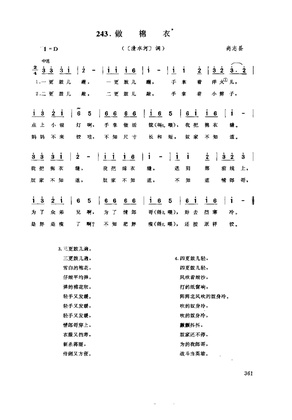
%> input picture Optical-music-recognition-Yang Jiali/optical-music-recognition-master/ABANDON/test.jpg, 292 x 420 px, shrunk from 3400 x 4893 before the run
$ octave process.m   (GNU Octave 9; MATLAB toolbox functions it lacks are replaced by stand-ins)
%> lines starting %> are read from the running program, lines starting %| are printed output that depends on the picture; in (x1, y1, x2, y2) boxes, pixels count from 0 and x2, y2 are one past the last pixel; in counts of white or black regions, pixels touching at a corner belong together; the program's own positions count from 1
clear;close all
src = imread('test.jpg');
%> src is the input picture: size 420x292x3 uint8; min 0, max 255, mean 247.8
whos,
% 1. Read Image

figure('Name','Image Info')
subplot(2,3,1),imshow(src),title('origional')


% 2. Ostu normalization, save as "bw_white.jpg" with white background,
% black with black background, use black as default image
level  = graythresh(src);
%> level = 0.737
bw2 = im2bw(src,level);
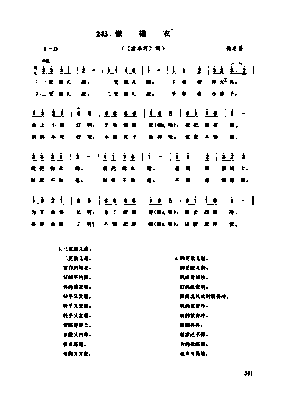
%> bw2: size 420x292 logical; 95.6% white; black in thin lines or dots, all inside (x1, y1, x2, y2) = (31, 29, 254, 376)
subplot(2,3,2),imshow(bw2),title('bw\_white')
imwrite(bw2,'bwwhite.jpg');

bw = 1 - im2bw(src,level);
subplot(2,3,3),imshow(bw),title('bw\_black')
imwrite(bw,'bwblack.jpg');

% 3. Plot the histogram of rows as H
h = sum(bw,2);
%> h = 420 values, max 87 at index 117, min 0 at index 1, mean 12.78
figure('Name','Histogram of rows')
plot(sum(bw,2),1:size(bw,1))
title('Histogram of bw\_black')
set(gca,'YDir','reverse');
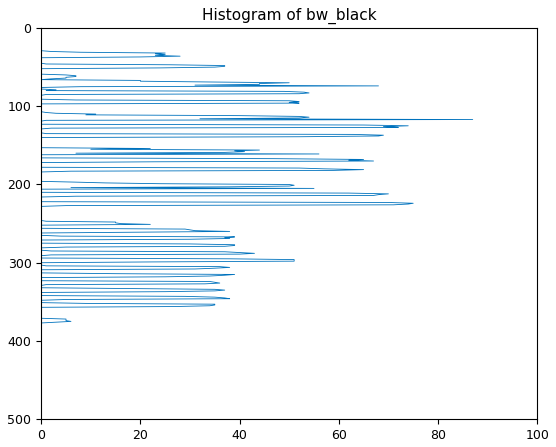
%> figure redrawn from the program's plot data

% Clearer bar
figure;
bar(h)
title('To see H clearly')
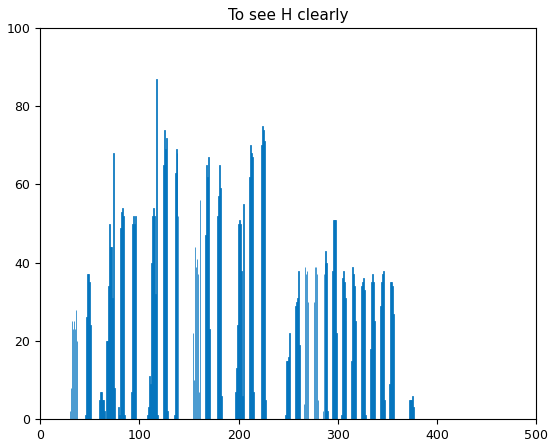
%> figure redrawn from the program's plot data; tallest bar 87 high, from x = 116.6 to 117.4

% 4. Use H to Find Start and End, save as M matrix
x = find(h); % delete zero
%> x = 165 values from 30 to 376
x((length(x)+1)) = 10000; % add x(end+1) as 10000 so that it can be recorded
k=1;
st = x(1);
%> st = 30
for i=1:1:(length(x)-1)
    if x(i+1)-x(i)~=1
        ed = x(i);
        m(k) = st;
        m(k+1) = ed;
        st = x(i+1);
        k = k+2;
    end
end
%> this loop made 165 passes
%> (ed, st, k) on passes 8, 14, 20, 29, 36, 41, 52, 57: (37, 46, 3), (51, 60, 5), (65, 67, 7), (75, 79, 9), (85, 92, 11), (96, 108, 13), (118, 124, 15), (128, 135, 17)
%> after the loop, ed = 376; k = 57; m = 56 values from 30 to 376; st = 10000


% 5. After imfill, save as bw3
L = bwlabel(bw,4);
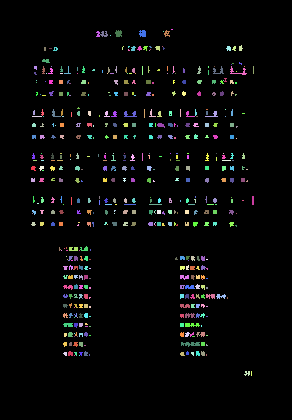
%> L: size 420x292 double; 523 distinct labels, from 0 to 522; one colour per label, 0 black
bw3=imfill(bw);
%figure;
%imshow(bw3);
imwrite(bw3,'bw_filled.jpg');

%Use bwlabel to count the blobs after imfill, Chinese characters is less than numbers
%Use bweuler to count the euler stats, Chinese character will be "-" while number is "+" usually.


% 6. Caculate proper slices
for i=1:2:length(m)
    % figure;
    slice_el= bw(m(i):m(i+1),:);%slices to caculate euler
    slice_la=bw3(m(i):m(i+1),:);%slice to caculate lable num
    %feature = sum(slice_test);
    %fat (i) = mode(feature);
    slice(i)= bweuler(slice_el,8);
    [feature,num] = bwlabel(slice_la,8);
    hole(i)=num-slice(i);

% [11 lines of commented-out code are left out]


end
%> this loop made 28 passes
%> (i, num) on passes 3 to 14: (5, 3), (7, 37), (9, 20), (11, 22), (13, 24), (15, 24), (17, 21), (19, 44), (21, 19), (23, 19), (25, 36), (27, 25)
%> num on passes 1 to 2: 7, 16
%> after the loop, hole = 55 values, max 4 at index 1, min 0 at index 2, mean 0.273; slice = 55 values, max 44 at index 19, min 0 at index 2, mean 8.2

% 7. Add offset values to M
for i=1:2:length(m)
    slice_final= bw(m(i):m(i+1),:);
    slice_num= bweuler(slice_final,8);

    if slice_num>15
            slice_final=bw(m(i)-35:m(i+1)-20,:);  %Offset Value:20 on the bottom,35 on the upside
            y=sum(slice_final); %Vertical projection of slice
            n=find(y); %find nonzero linear index (LIKE 1 2 3 7 8 9)

            %Find N with target numbers
            o=find(diff(n)>1); %Get district of nonzero number in n
            o=[0,o,length(n)];%Complete o so that it's easier to do next step

            for j=1:1:length(o)-1
                A =n(o(j)+1:o(j+1));%O--N
                B=y(A(1):A(length(A)));%N--Y
                C=max(B);
                if C>10&C<70
                    D=slice_final(:,A(1):A(length(A)));
                    figure;
                    imshow(D);
                end
            end


     end
end
%> this loop made 28 passes
%> (i, slice_num, o) on passes 4 to 5: (7, 37, [0 2 5 10 22 23 32 34 39 50 53 58 66 71 75 79]), (9, 20, [0 10 15 17 19 24 29 34 37 42 45 55 59])
%> (i, slice_num) on passes 3, 6, 7, 8, 9, 10: (5, 3), (11, 21), (13, 23), (15, 23), (17, 20), (19, 44)
%> after the loop, A = [253 254]; B = [9 9]; C = 9; D = 26 rows, first 8: [0 1 1 1 0; 1 1 1 0 0; 0 0 0 0 0; 0 0 0 0 0; 0 0 0 0 0; 0 0 0 0 0; 0 0 0 0 0; 0 0 0 0 0]; n = 91 values from 34 to 254; o = 22 values from 0 to 91; y = 292 values, max 9 at index 253, min 0 at index 1, mean 1.01
%8.
